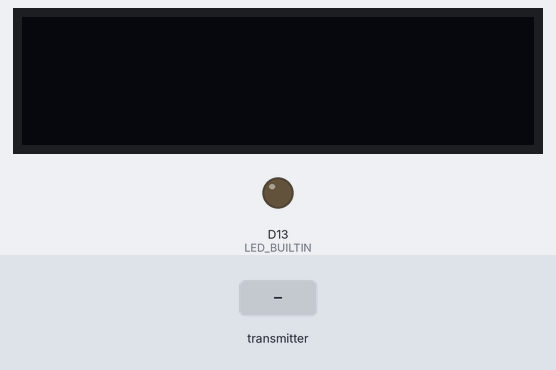
The program below on a simulated Arduino Zero (SAMD21). Parts: 128×32 one-colour display, output pins drawn as LEDs (lit = HIGH). Dashed ring = blinking. The test bench sets the inputs (shaded band). No radio packets arrive unless stated; what the program prints to the serial monitor is not drawn.

Above: at 1.2 s.
1.3 s: the transmitter starts sending node_id = 0
At 2.1 s:
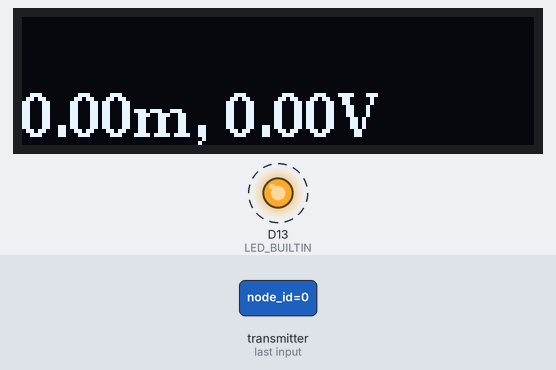
Timing chart, 0 to 10.3 s (numbered marks = the images above; inputs shaded):
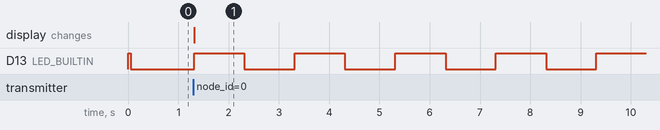

The program:

main.cpp
```cpp
#include <Arduino.h>

#include <LoRa.h>
#include <U8g2lib.h>
#include <CRC32.h>


//
// OLED
//
#ifdef U8X8_HAVE_HW_SPI
#include <SPI.h>
#endif
#ifdef U8X8_HAVE_HW_I2C
#include <Wire.h>
#endif

U8G2_SSD1306_128X32_UNIVISION_F_HW_I2C u8g2(U8G2_R0, /* reset=*/U8X8_PIN_NONE);  // Adafruit ESP8266/32u4/ARM Boards + FeatherWing OLED


//
// Lora
//
const long frequency = 915E6;  // LoRa Frequency

const int csPin = 2;          // LoRa radio chip select
const int resetPin = 3;        // LoRa radio reset
const int irqPin = 8;          // change for your board; must be a hardware interrupt pin

bool packet_received=false;

//
// Lora Packet
//
struct obj_t {
    uint8_t   node_id;
    double    distance_m;
    double    vbat;
    double    temp;
    uint32_t  crc32;
};
CRC32 crc;

// //
// // Functions
// //
boolean runEvery(unsigned long interval);
void onTxDone();
void onReceive(int packetSize);
void LoRa_sendMessage(String message);
void LoRa_txMode();
void LoRa_rxMode();
void lora_begin();
void printTick (uint32_t sec);


void setup() {
  // put your setup code here, to run once:
  pinMode(LED_BUILTIN, OUTPUT);
  digitalWrite(LED_BUILTIN, HIGH);

  SerialUSB.begin(115200);
  SerialUSB.println("Lora Node (samd21)");
  SerialUSB.println(__FILE__);

  u8g2.begin();
  lora_begin();

  digitalWrite(LED_BUILTIN, LOW);
}

uint32_t tick = millis();
uint32_t tick_sec = 0;
void loop() {
  // put your main code here, to run repeatedly:
  // printDataPacket();
  // SerialUSB.print(".");
  // delay(2000);


  if (millis() - tick > 1000) {
    tick_sec++;
    //printTick(tick_sec);
    tick = millis();
  }

}


void printTick (uint32_t sec) {
if (!packet_received) {
    String str = String(sec);
    u8g2.setFont(u8g2_font_ncenR10_tr);  // choose a suitable font
    u8g2.setDrawColor(0);
    u8g2.drawBox(0,0,40,16);
    u8g2.setDrawColor(1);
    u8g2.drawStr(0, 15, str.c_str());    // write something to the internal memory
    u8g2.sendBuffer();                   // transfer internal memory to the display
  }
}


void lora_begin() {
  LoRa.setPins(csPin, resetPin, irqPin);

  if (!LoRa.begin(frequency)) {
    SerialUSB.println("LoRa failed to initialise. Check your connections.");
  }

  SerialUSB.println("LoRa init succeeded.");

  LoRa.onReceive(onReceive);
  LoRa.onTxDone(onTxDone);

  //LoRa.enableCrc();
  LoRa_rxMode();
}


void LoRa_rxMode(){
  LoRa.disableInvertIQ();               // normal mode
  LoRa.receive();                       // set receive mode
}

void LoRa_txMode(){
  LoRa.idle();                          // set standby mode
  LoRa.enableInvertIQ();                // active invert I and Q signals
}

void LoRa_sendMessage(String message) {
  LoRa_txMode();                        // set tx mode
  LoRa.beginPacket();                   // start packet
  LoRa.print(message);                  // add payload
  LoRa.endPacket(true);                 // finish packet and send it
}

void onReceive(int packetSize) {
  obj_t obj;

  if (packetSize == sizeof(obj_t)) {
    packet_received=true;
    LoRa.readBytes((uint8_t*) &obj, sizeof(obj_t));
    float snr = LoRa.packetSnr();

    if ((obj.node_id < 10) &&
        (obj.distance_m >= 0.0) && (obj.distance_m < 5.0) &&
        (obj.vbat >= 0.0)       && (obj.vbat < 5.0) &&
        (obj.temp >= -20.0)     && (obj.temp < 100.0)
        ) {

        char str[255];

        sprintf(str, "%d, %f, %f, %f, 0, %f, 1", obj.node_id, obj.distance_m, obj.vbat, obj.temp, snr);

        SerialUSB.println(str);
        // SerialUSB.print(obj.node_id);
        // SerialUSB.print(", ");
        // SerialUSB.print(obj.distance_m);
        // SerialUSB.print(", ");
        // SerialUSB.print(obj.vbat);
        // SerialUSB.print(", ");
        // SerialUSB.print(obj.temp);
        // SerialUSB.print(", 0, ");
        // SerialUSB.print(snr);
        // SerialUSB.print(", ");
        // SerialUSB.println("1");


        sprintf(str, "%.2fm, %.2fV", obj.distance_m, obj.vbat);

        //u8g2.clearBuffer();                  // clear the internal memory
        u8g2.setFont(u8g2_font_ncenB10_tr);  // choose a suitable font
        if (obj.node_id == 1) {
          u8g2.setDrawColor(0);
          u8g2.drawBox(0, 0, 127, 15);
          u8g2.setDrawColor(1);
          u8g2.drawStr(0, 15, str);    // write something to the internal memory
        }
        else {
          u8g2.setDrawColor(0);
          u8g2.drawBox(0, 16, 127, 15);
          u8g2.setDrawColor(1);
          u8g2.drawStr(0, 30, str);    // write something to the internal memory
        }
        u8g2.sendBuffer();                   // transfer internal memory to the display
    }
    digitalWrite(LED_BUILTIN, !digitalRead(LED_BUILTIN));
    tick_sec=0;
    packet_received=false;
  }
  else {
    //Serial.println("Not a valid package");
  }

}

void onTxDone() {
  //Serial.println("TxDone");
  LoRa_rxMode();
}

boolean runEvery(unsigned long interval)
{
  static unsigned long previousMillis = 0;
  unsigned long currentMillis = millis();
  if (currentMillis - previousMillis >= interval)
  {
    previousMillis = currentMillis;
    return true;
  }
  return false;
}


// #include <LoRa.h>
// #include <U8g2lib.h>


// //
// // OLED
// //
// #ifdef U8X8_HAVE_HW_SPI
// #include <SPI.h>
// #endif
// #ifdef U8X8_HAVE_HW_I2C
// #include <Wire.h>
// #endif

// U8G2_SSD1306_128X32_UNIVISION_F_HW_I2C u8g2(U8G2_R0, /* reset=*/U8X8_PIN_NONE);  // Adafruit ESP8266/32u4/ARM Boards + FeatherWing OLED


// //
// // Lora
// //
// const long frequency = 915E6;  // LoRa Frequency

// const int csPin = 2;          // LoRa radio chip select
// const int resetPin = 3;        // LoRa radio reset
// const int irqPin = 8;          // change for your board; must be a hardware interrupt pin

// bool packet_received=false;

// //
// // Lora Packet
// //
// struct obj_t {
//     uint8_t   diag;
//     uint8_t   errors;
//     uint8_t   preset;
//     uint16_t  tof;
//     uint8_t   width;
//     uint8_t   peak_amp;
//     double    distance_m;
//     double    vbat;
// };


// //
// // Functions
// //
// boolean runEvery(unsigned long interval);
// void onTxDone();
// void onReceive(int packetSize);
// void LoRa_sendMessage(String message);
// void LoRa_txMode();
// void LoRa_rxMode();
// void lora_begin();
// void printTick (uint32_t sec);


// void setup() {
//   // put your setup code here, to run once:
//   pinMode(LED_BUILTIN, OUTPUT);
//   digitalWrite(LED_BUILTIN, HIGH);

//   SerialUSB.begin(115200);
//   SerialUSB.println("Lora Node (samd21)");
//   SerialUSB.println(__FILE__);

//   u8g2.begin();
//   lora_begin();

//   digitalWrite(LED_BUILTIN, LOW);
// }

// uint32_t tick = millis();
// uint32_t tick_sec = 0;
// void loop() {
//   // put your main code here, to run repeatedly:
//   // printDataPacket();
//   // SerialUSB.print(".");
//   // delay(2000);


//   if (millis() - tick > 1000) {
//     tick_sec++;
//     printTick(tick_sec);
//     tick = millis();
//   }

// }


// void printTick (uint32_t sec) {
// if (!packet_received) {
//     String str = String(sec);
//     u8g2.setFont(u8g2_font_ncenR10_tr);  // choose a suitable font
//     u8g2.setDrawColor(0);
//     u8g2.drawBox(0,0,40,16);
//     u8g2.setDrawColor(1);
//     u8g2.drawStr(0, 15, str.c_str());    // write something to the internal memory
//     u8g2.sendBuffer();                   // transfer internal memory to the display
//   }
// }


// void lora_begin() {
//   LoRa.setPins(csPin, resetPin, irqPin);

//   if (!LoRa.begin(frequency)) {
//     SerialUSB.println("LoRa failed to initialise. Check your connections.");
//   }

//   SerialUSB.println("LoRa init succeeded.");

//   LoRa.onReceive(onReceive);
//   LoRa.onTxDone(onTxDone);
//   LoRa_rxMode();
// }


// void LoRa_rxMode(){
//   LoRa.disableInvertIQ();               // normal mode
//   LoRa.receive();                       // set receive mode
// }

// void LoRa_txMode(){
//   LoRa.idle();                          // set standby mode
//   LoRa.enableInvertIQ();                // active invert I and Q signals
// }

// void LoRa_sendMessage(String message) {
//   LoRa_txMode();                        // set tx mode
//   LoRa.beginPacket();                   // start packet
//   LoRa.print(message);                  // add payload
//   LoRa.endPacket(true);                 // finish packet and send it
// }

// void onReceive(int packetSize) {
//   obj_t obj;
//   static uint32_t time_stamp=0;

//   if (LoRa.available() == sizeof(obj_t)) {
//     packet_received=true;
//     LoRa.readBytes((uint8_t*) &obj, sizeof(obj_t));
//     float snr = LoRa.packetSnr();

//     SerialUSB.print(obj.distance_m);
//     SerialUSB.print(", ");
//     SerialUSB.print(obj.vbat);
//     SerialUSB.print(", ");
//     SerialUSB.println(snr);

//     String str = String(obj.distance_m) + "m " + String(obj.vbat) + "V";
//     u8g2.clearBuffer();                  // clear the internal memory
//     u8g2.setFont(u8g2_font_ncenB12_tr);  // choose a suitable font
//     u8g2.drawStr(0, 30, str.c_str());    // write something to the internal memory
//     u8g2.sendBuffer();                   // transfer internal memory to the display

//     digitalWrite(LED_BUILTIN, !digitalRead(LED_BUILTIN));
//     tick_sec=0;
//     packet_received=false;
//   }
//   else {
//     //Serial.println("Not a valid package");
//   }

// }

// void onTxDone() {
//   //Serial.println("TxDone");
//   LoRa_rxMode();
// }

// boolean runEvery(unsigned long interval)
// {
//   static unsigned long previousMillis = 0;
//   unsigned long currentMillis = millis();
//   if (currentMillis - previousMillis >= interval)
//   {
//     previousMillis = currentMillis;
//     return true;
//   }
//   return false;
// }
```

Measured:
- after the input at 1.3 s, D13 (LED_BUILTIN): alternates HIGH for 1.0 s and LOW for 1.0 s, starting at once; the display: changes at once (image 1)
